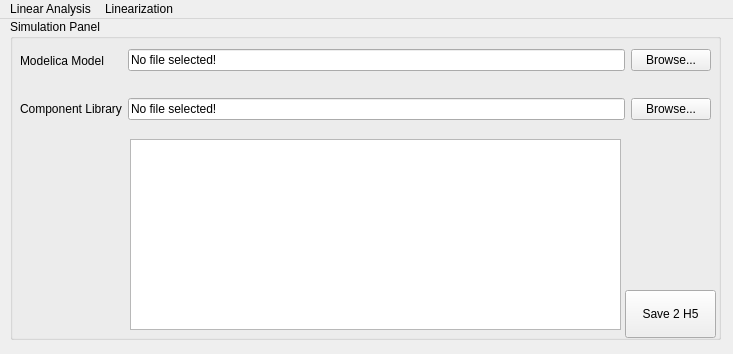
<?xml version="1.0" encoding="UTF-8"?>
<ui version="4.0">
 <class>MainWindow</class>
 <widget class="QMainWindow" name="MainWindow">
  <property name="geometry">
   <rect>
    <x>0</x>
    <y>0</y>
    <width>733</width>
    <height>354</height>
   </rect>
  </property>
  <property name="windowTitle">
   <string>MainWindow</string>
  </property>
  <widget class="QWidget" name="centralwidget">
   <widget class="QGroupBox" name="groupBox">
    <property name="geometry">
     <rect>
      <x>10</x>
      <y>0</y>
      <width>711</width>
      <height>321</height>
     </rect>
    </property>
    <property name="title">
     <string>Simulation Panel</string>
    </property>
    <property name="flat">
     <bool>false</bool>
    </property>
    <widget class="QWidget" name="layoutWidget">
     <property name="geometry">
      <rect>
       <x>10</x>
       <y>20</y>
       <width>691</width>
       <height>91</height>
      </rect>
     </property>
     <layout class="QGridLayout" name="gridLayout_2">
      <property name="sizeConstraint">
       <enum>QLayout::SetNoConstraint</enum>
      </property>
      <item row="0" column="0">
       <widget class="QLabel" name="label_11">
        <property name="sizePolicy">
         <sizepolicy hsizetype="Fixed" vsizetype="Expanding">
          <horstretch>0</horstretch>
          <verstretch>0</verstretch>
         </sizepolicy>
        </property>
        <property name="text">
         <string>Modelica Model</string>
        </property>
       </widget>
      </item>
      <item row="1" column="2">
       <widget class="QLineEdit" name="txtLibraryFile">
        <property name="text">
         <string>No file selected!</string>
        </property>
       </widget>
      </item>
      <item row="0" column="2">
       <widget class="QLineEdit" name="txtModelFile">
        <property name="sizePolicy">
         <sizepolicy hsizetype="Preferred" vsizetype="Fixed">
          <horstretch>0</horstretch>
          <verstretch>0</verstretch>
         </sizepolicy>
        </property>
        <property name="text">
         <string>No file selected!</string>
        </property>
       </widget>
      </item>
      <item row="0" column="3">
       <widget class="QPushButton" name="btnModelBrowser">
        <property name="sizePolicy">
         <sizepolicy hsizetype="Maximum" vsizetype="Fixed">
          <horstretch>0</horstretch>
          <verstretch>0</verstretch>
         </sizepolicy>
        </property>
        <property name="text">
         <string>Browse...</string>
        </property>
       </widget>
      </item>
      <item row="1" column="0">
       <widget class="QLabel" name="label_13">
        <property name="sizePolicy">
         <sizepolicy hsizetype="Fixed" vsizetype="Expanding">
          <horstretch>0</horstretch>
          <verstretch>0</verstretch>
         </sizepolicy>
        </property>
        <property name="text">
         <string>Component Library</string>
        </property>
       </widget>
      </item>
      <item row="1" column="3">
       <widget class="QPushButton" name="btnLibraryBrowser">
        <property name="sizePolicy">
         <sizepolicy hsizetype="Maximum" vsizetype="Fixed">
          <horstretch>0</horstretch>
          <verstretch>0</verstretch>
         </sizepolicy>
        </property>
        <property name="text">
         <string>Browse...</string>
        </property>
       </widget>
      </item>
     </layout>
    </widget>
    <widget class="QTextEdit" name="txtOutputs">
     <property name="geometry">
      <rect>
       <x>120</x>
       <y>120</y>
       <width>491</width>
       <height>191</height>
      </rect>
     </property>
    </widget>
    <widget class="QPushButton" name="btnSave">
     <property name="geometry">
      <rect>
       <x>615</x>
       <y>271</y>
       <width>91</width>
       <height>48</height>
      </rect>
     </property>
     <property name="maximumSize">
      <size>
       <width>96</width>
       <height>48</height>
      </size>
     </property>
     <property name="text">
      <string>Save 2 H5</string>
     </property>
    </widget>
   </widget>
  </widget>
  <widget class="QMenuBar" name="menubar">
   <property name="geometry">
    <rect>
     <x>0</x>
     <y>0</y>
     <width>733</width>
     <height>22</height>
    </rect>
   </property>
   <widget class="QMenu" name="menuLinearization">
    <property name="title">
     <string>Linear Analysis</string>
    </property>
    <addaction name="actionPoles"/>
    <addaction name="actionRoots"/>
   </widget>
   <widget class="QMenu" name="menuLinearize">
    <property name="title">
     <string>Linearization</string>
    </property>
   </widget>
   <addaction name="menuLinearization"/>
   <addaction name="menuLinearize"/>
  </widget>
  <action name="action">
   <property name="text">
    <string>Linearization</string>
   </property>
  </action>
  <action name="actionPoles">
   <property name="text">
    <string>Poles</string>
   </property>
  </action>
  <action name="actionRoots">
   <property name="text">
    <string>Roots</string>
   </property>
  </action>
 </widget>
 <resources/>
 <connections/>
</ui>
